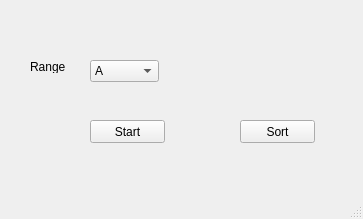
<?xml version="1.0" encoding="UTF-8"?>
<ui version="4.0">
 <class>MainWindow</class>
 <widget class="QMainWindow" name="MainWindow">
  <property name="geometry">
   <rect>
    <x>0</x>
    <y>0</y>
    <width>363</width>
    <height>219</height>
   </rect>
  </property>
  <property name="windowTitle">
   <string>De_collector</string>
  </property>
  <widget class="QWidget" name="centralwidget">
   <widget class="QPushButton" name="pushButton1">
    <property name="geometry">
     <rect>
      <x>90</x>
      <y>120</y>
      <width>75</width>
      <height>23</height>
     </rect>
    </property>
    <property name="text">
     <string>Start</string>
    </property>
   </widget>
   <widget class="QComboBox" name="comboBox">
    <property name="geometry">
     <rect>
      <x>90</x>
      <y>60</y>
      <width>69</width>
      <height>22</height>
     </rect>
    </property>
    <item>
     <property name="text">
      <string>A</string>
     </property>
    </item>
    <item>
     <property name="text">
      <string>B</string>
     </property>
    </item>
    <item>
     <property name="text">
      <string>C</string>
     </property>
    </item>
    <item>
     <property name="text">
      <string>D</string>
     </property>
    </item>
    <item>
     <property name="text">
      <string>E</string>
     </property>
    </item>
    <item>
     <property name="text">
      <string>F</string>
     </property>
    </item>
    <item>
     <property name="text">
      <string>G</string>
     </property>
    </item>
    <item>
     <property name="text">
      <string>H</string>
     </property>
    </item>
    <item>
     <property name="text">
      <string>I</string>
     </property>
    </item>
    <item>
     <property name="text">
      <string>J</string>
     </property>
    </item>
    <item>
     <property name="text">
      <string>K</string>
     </property>
    </item>
    <item>
     <property name="text">
      <string>L</string>
     </property>
    </item>
    <item>
     <property name="text">
      <string>M</string>
     </property>
    </item>
    <item>
     <property name="text">
      <string>N</string>
     </property>
    </item>
    <item>
     <property name="text">
      <string>O</string>
     </property>
    </item>
    <item>
     <property name="text">
      <string>P</string>
     </property>
    </item>
    <item>
     <property name="text">
      <string>Q</string>
     </property>
    </item>
    <item>
     <property name="text">
      <string>R</string>
     </property>
    </item>
    <item>
     <property name="text">
      <string>S</string>
     </property>
    </item>
    <item>
     <property name="text">
      <string>T</string>
     </property>
    </item>
    <item>
     <property name="text">
      <string>U</string>
     </property>
    </item>
    <item>
     <property name="text">
      <string>V</string>
     </property>
    </item>
    <item>
     <property name="text">
      <string>W</string>
     </property>
    </item>
    <item>
     <property name="text">
      <string>X</string>
     </property>
    </item>
    <item>
     <property name="text">
      <string>Y</string>
     </property>
    </item>
    <item>
     <property name="text">
      <string>Z</string>
     </property>
    </item>
   </widget>
   <widget class="QLabel" name="label">
    <property name="geometry">
     <rect>
      <x>30</x>
      <y>60</y>
      <width>47</width>
      <height>13</height>
     </rect>
    </property>
    <property name="text">
     <string>Range</string>
    </property>
   </widget>
   <widget class="QPushButton" name="pushButton2">
    <property name="geometry">
     <rect>
      <x>240</x>
      <y>120</y>
      <width>75</width>
      <height>23</height>
     </rect>
    </property>
    <property name="text">
     <string>Sort</string>
    </property>
   </widget>
  </widget>
  <widget class="QMenuBar" name="menubar">
   <property name="geometry">
    <rect>
     <x>0</x>
     <y>0</y>
     <width>363</width>
     <height>21</height>
    </rect>
   </property>
  </widget>
  <widget class="QStatusBar" name="statusbar"/>
 </widget>
 <resources/>
 <connections/>
</ui>
